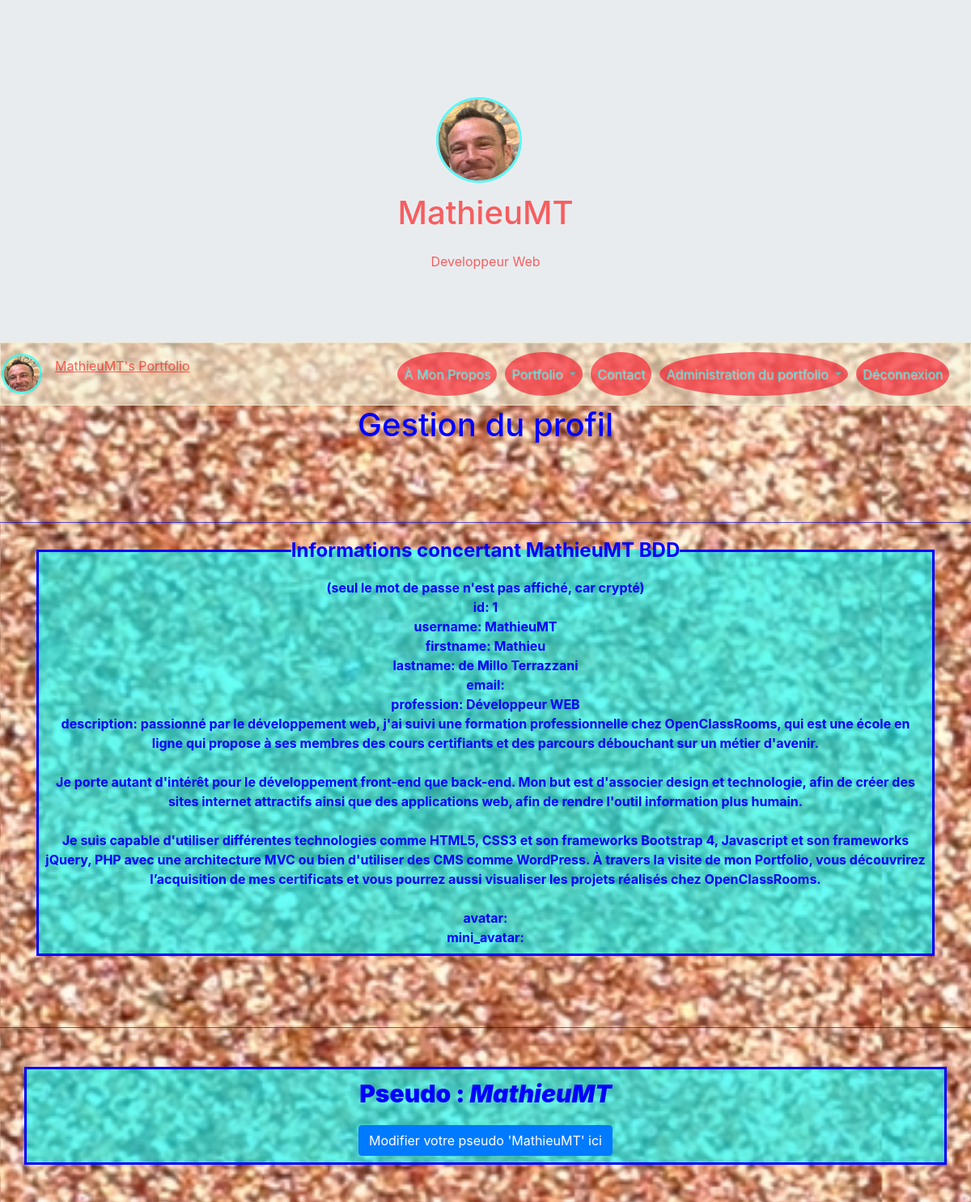
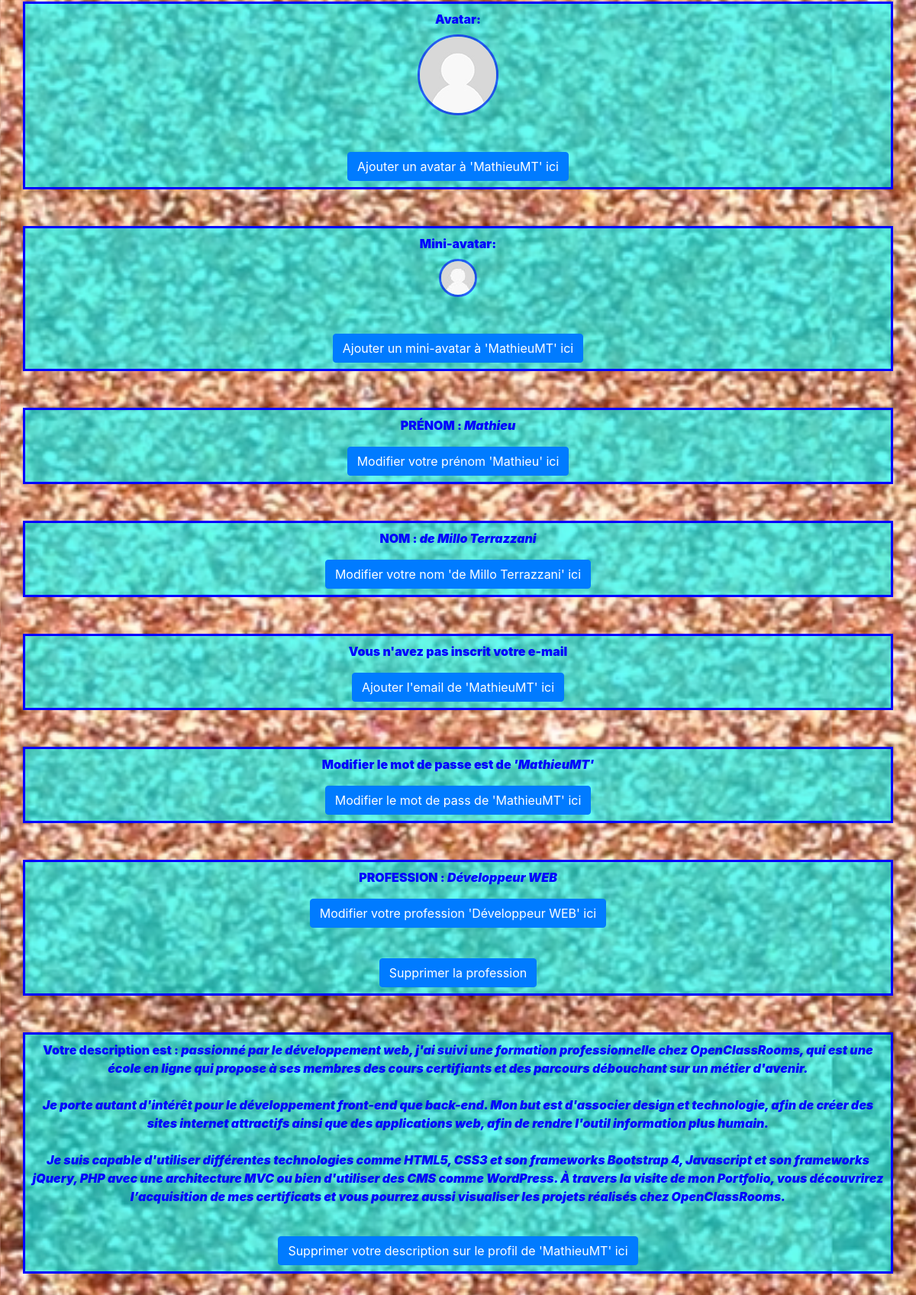
The page /index.php?action=adminProfile&id=1 (signed in) on the database its author committed (2 pictures, top to bottom).
### tables this page shows
CREATE TABLE `users` (
  `id` int(11) NOT NULL,
  `username` varchar(255) NOT NULL,
  `firstname` varchar(255) NOT NULL,
  `lastname` varchar(255) NOT NULL,
  `email` varchar(255) NOT NULL,
  `pass` text NOT NULL,
  `profession` varchar(255) NOT NULL,
  `description` longtext,
  `avatar` text NOT NULL,
  `mini_avatar` text NOT NULL
);

### Controllers/Backend/AdminProfileController.php (called while the page is built, shortened)
<?php
require_once 'Models/Frontend/AdminProfileManager.php';
class AdminProfileController {
    private $_adminProfile;
    public function __construct() {
        $this->_adminProfile = new AdminProfileManager();
    }
    public function showAdminProfile($userId) {
        $user = $this->_adminProfile->getUser($userId);
        $view = new ViewBackEnd('adminProfileView');
        $view->generate(['user' => $user]);
    }
}

### index.php (called while the page is built, shortened)
<?php
$rooter = new Rooter();
$rooter->rooterRequest();

### Models/Frontend/AdminProfileManager.php (called while the page is built, shortened)
<?php
require_once 'Models/Frontend/User.php';
require_once 'Models/Model.php';
class AdminProfileManager extends Model{
    public function getUser($userId) {
        $sql ='SELECT * FROM users WHERE id = ?';
        $user = $this->executeRequest($sql, array($userId));
        if ($user->rowCount() > 0)
            return new User($user->fetch());
        else
            throw new Exception("Aucun utilisateur ne correspond à l'identifiant '$userId'");
    }
}

### Models/Model.php (called while the page is built)
<?php
class Model {
    private $db;
    protected function executeRequest($sql, $params = null) {
       if ($params == null) {
            $result = $this->dbConnect()->query($sql);
        }
        else {
            $result = $this->dbConnect()->prepare($sql);
            $result->execute($params);
        }
        return $result;
    }
    private function dbConnect() {
        if ($this->db == null) {
            $this->db = new PDO('mysql:host=localhost; dbname=myPortfolio;charset=utf8', 'root', 'root', array(PDO::ATTR_ERRMODE => PDO::ERRMODE_EXCEPTION));
        }
        return $this->db;
    }
}

### Models/Frontend/User.php (called while the page is built, shortened)
<?php
class User {
    private $_id,$_username,$_firstname,$_lastname,$_email,$_pass,$_profession,$_description,$_avatar,$_mini_avatar;
    public function hydrate(array $data) {
        foreach ($data as $key => $value) {
            $method = 'set' . ucfirst($key);
        }
    }
    public function id() { return $this->_id; }
    public function username() { return $this->_username;}
    public function firstname() { return $this->_firstname;}
    public function lastname() { return $this->_lastname;}
    public function email() { return $this->_email;}
    public function profession() { return $this->_profession;}
    public function description() { return $this->_description;}
    public function avatar() { return $this->_avatar;}
    public function mini_avatar() { return $this->_mini_avatar;}
    public function setId($id) {
        $id = (int) $id;
        if ($id > 0) {
            $this->_id = $id;
        }
    }
    public function setUsername($username) {
        if(is_string($username)) {
            $this->_username = $username;
        }
    }
    public function setFirstname($firstname) {
        if(is_string($firstname)) {
            $this->_firstname = $firstname;
        }
    }
    public function setLastname($lastname) {
        if(is_string($lastname)) {
            $this->_lastname = $lastname;
        }
    }
    public function setEmail($email) {
        if(is_string($email)) {
            $this->_email = $email;
        }
    }
    public function setProfession($profession) {
        if (is_string($profession)) {
            $this->_profession = $profession;
        }
    }
    public function setDescription($description) {
        if (is_string($description)) {
            $this->_description = $description;
        }
    }
    public function setAvatar($avatar) {
        if (is_string($avatar)) {
            $this->_avatar = $avatar;
        }
    }
    public function setMini_avatar($mini_avatar) {
        if (is_string($mini_avatar)) {
            $this->_mini_avatar = $mini_avatar;
        }
    }
}

### Views/Backend/adminProfileView.php (the view, shortened to what this page needs)
<?php
if (isset($_SESSION['id'])){
?>
<h1 class="text-center titlePage"><?= $this->title = 'Gestion du profil' ?></h1>
<br />
<br />
<br />
<hr class="hr"/>
<div class="container">
    <div class="row text-center">
          <div class="col-12">
               <fieldset class="border p-2 bgColor">
                       <legend  class="w-auto">Informations concertant <?= $user->username(); ?> BDD</legend>
                           <span>(seul le mot de passe n'est pas affiché, car crypté)</span><br />
                            id: <?= $user->id(); ?><br />
                            username: <?= $user->username(); ?><br />
                            firstname: <?= $user->firstname(); ?><br />
                            lastname: <?= $user->lastname(); ?><br />
                            email: <?= $user->email(); ?><br />
                            profession: <?= $user->profession(); ?><br />
                            description: <?= $user->description(); ?><br />
                            avatar: <?= $user->avatar(); ?><br />
                            mini_avatar: <?= $user->mini_avatar(); ?><br />
              </fieldset>
            </div>
    </div>
</div>
<br />
<br />
<br />
<hr class="hr"/>
<div class="container mt-5 mb-5">
   <div class="row text-center">
        <div class="col-12 border bgColor p-2" id="username"><span class="username_profile"><b>Pseudo : <i><?= $user->username(); ?></i></b></span><br />
                <button class="btn_update_username_profile btn btn-primary mx-auto mt-3" >Modifier votre pseudo <?= '\'' . $user->username() . '\'' ?> ici</button><br />
        </div>
   </div>
</div>
<?php
    if (empty($user->avatar()))
    {
?>
<div class="container">
   <div class="row text-center">
        <div class="col-12 border bgColor p-2" id="avatar">
                <label><b>Avatar: </b></label><br /><img class="avatar_profile" src="Content/img/users/avatars/no_avatar.jpg" alt="avatar" /><br />
                <button class="btn_update_avatar_profile btn btn-primary mx-auto mt-5" >Ajouter un avatar à <?= '\'' . $user->username() . '\'' ?> ici</button><br />
        </div>
     </div>
</div>
<?php
    }
?>
<?php
    if (empty($user->mini_avatar()))
    {
?>
<div class="container mt-5">
   <div class="row text-center">
        <div class="col-12 border bgColor p-2" id="mini_avatar">
                <label><b>Mini-avatar: </b></label><br /><img class="mini_avatar_profile" src="Content/img/users/mini_avatars/no_mini_avatar.jpg" alt="avatar" /><br />
                <button class="btn_update_mini_avatar_profile btn btn-primary mx-auto mt-5" >Ajouter un mini-avatar à <?= '\'' . $user->username() . '\'' ?> ici</button><br />
        </div>
     </div>
</div>
<?php
    }
?>
<div class="container mt-5 mb-5">
   <div class="row text-center">
        <div class="col-12 border bgColor p-2" id="firstname"><span class="firstname_profile"><b>PRÉNOM : <i><?= $user->firstname(); ?></i></b></span><br />
                <button class="btn_update_firstname_profile btn btn-primary mx-auto mt-3" >Modifier votre prénom <?= '\'' . $user->firstname() . '\'' ?> ici</button><br />
        </div>
   </div>
</div>
<div class="container mt-5 mb-5">
   <div class="row text-center">
        <div class="col-12 border bgColor p-2" id="lastname"><span class="lastname_profile"><b>NOM : <i><?= $user->lastname(); ?></i></b></span><br />
                <button class="btn_update_lastname_profile btn btn-primary mx-auto mt-3" >Modifier votre nom <?= '\'' . $user->lastname() . '\'' ?> ici</button><br />
        </div>
   </div>
</div>
<?php
    if (empty($user->email()))
    {
?>
<div class="container mt-5 mb-5">
   <div class="row text-center">
        <div class="col-12 border bgColor p-2" id="email"><span class="email_profile"><b>Vous n'avez pas inscrit votre e-mail</i></b></span><br />
                <button class="btn_update_email_profile btn btn-primary mx-auto mt-3" >Ajouter l'email de <?= '\'' . $user->username() . '\'' ?> ici</button><br />
        </div>
   </div>
</div>
<?php
    }
?>
<div class="container mt-5 mb-5">
   <div class="row text-center">
        <div class="col-12 border bgColor p-2" id="pass"><span><b>Modifier le mot de passe est de <i><?= '\'' . $user->username() . '\'' ?></i></b></span><br />
                <button class="btn_update_pass_profile btn btn-primary mx-auto mt-3" >Modifier le mot de pass de <?= '\'' . $user->username() . '\'' ?> ici</button><br />
        </div>
   </div>
</div>
<?php
    if (empty($user->profession()))
    {
?>
<div class="container mt-5 mb-5">
   <div class="row text-center">
        <div class="col-12 border bgColor p-2" id="profession"><span class="profession_profile"><b>PROFESSION : <i><?= $user->profession(); ?></i></b></span><br />
                <button class="btn_update_profession_profile btn btn-primary mx-auto mt-3" >Modifier votre profession <?= '\'' . $user->profession() . '\'' ?> ici</button><br />
            <div class="popup_update_profession_profile">
                <p><span class="btn_closePopupProfession">&times;</span></p>
                <h4><u>AJOUTER VOTRE PROFESSION <?= '\'' . $user->profession() . '\'' ?></u></h4>
                <form method="POST" action="index.php?action=profileProfession&id=<?= $user->id() ?>" >
                    <tr>
                        <td>
                            <label class="label_update_profession" for="newlastname">Ajouter votre profession <?= '\'' . $user->profession() . '\'' ?> : </label>
                        </td>
                        <td>
                            <input type="text" placeholder="Votre nouvelle profession" id="newprofession" name="newprofession" size="30" class="input_profession btn btn-primary mx-auto mt-3" />
                        </td>
                    </tr>
                    <tr>
                        <td colspan="2">
                        <br />
                            <input type="submit" value="Ajouter votre profession" id="btn_submit_update_profession_profile" name="btn_submit_update_profession_profile" class="btn btn-primary mx-auto mt-3" />
                        </td>
                        <td></td>
                    </tr>
                </form>
            </div>
        </div>
   </div>
</div>
<?php
    } else {
?>
<div class="container mt-5 mb-5">
    <div class="row text-center">
        <div class="col-12 border bgColor p-2" id="profession"><span class="profession_profile"><b>PROFESSION : <i><?= $user->profession(); ?></i></b></span><br />
                <button class="btn_update_profession_profile btn btn-primary mx-auto mt-3" >Modifier votre profession <?= '\'' . $user->profession() . '\'' ?> ici</button><br />
            <div class="popup_delete_profession_profil">
            <form method="post" action="index.php?action=profileDeleteProfession&id=<?= $user->id() ?>" enctype="multipart/form-data">
                    <tr>
                        <td colspan="2">
                            <br />
                            <input type="submit" value="Supprimer la profession" name="btn_submit_delete_profession_profile" class="input_avatar btn btn-primary mx-auto mt-3" />
                        </td>
                   </tr>
            </form>
            </div>
        </div>
   </div>
</div>
<?php
    }
?>
<?php
    if (empty($user->description()))
    {
?>
<div class="container mt-5 mb-5">
    <div class="row text-center">
        <div class="col-12 border bgColor p-2" id="description"><span><b>Vous n'avez pas encore de description</b></span><br />
                <button class="btn_update_description_profile btn btn-primary mx-auto mt-3" >Ajouter une description au profil de <?= '\'' . $user->username() . '\'' ?> ici</button><br />
            <div class="popup_update_description_profile">
                <p><span class="btn_closePopupDescription">&times;</span></p>
                <h4><u>AJOUT D'UNE DESCRIPTION À <?= '\'' . $user->username() . '\'' ?></u></h4>
                <form method="POST" action="index.php?action=profileDescription&id=<?= $user->id() ?>" >
                    <tr>
                        <td>
                            <label class="label_update_description" for="newDescription">Ajouter votre description : </label>
                        </td>
                        <td>
                            <textarea id="newDescription" name="newDescription" placeholder="Votre nouvelle description" ROWS="4" COLS="40"><?= $user->description() ?></textarea>
                        </td>
                    </tr>
                    <tr>
                        <td colspan="2">
                        <br />
                            <input type="submit" value="Mettre à jour" id="btn_submit_update_description_profile" name="btn_submit_update_description_profile" class="btn btn-primary mx-auto mt-3" />
                        </td>
                        <td></td>
                    </tr>
                </form>
            </div>
        </div>
   </div>
</div>
<?php
    } else {
?>
<div class="container mt-5 mb-5">
    <div class="row text-center">
        <div class="col-12 border bgColor p-2" id="description"><span><b>Votre description est : <i><?= $user->description() ?></i></b></span><br />
                <button class="btn_delete_description_profile btn btn-primary mx-auto mt-3" >Supprimer votre description sur le profil de <?= '\'' . $user->username() . '\'' ?> ici</button><br />
        </div>
   </div>
</div>
<?php
    }
?>
<?php
}
else{
    header('Location: index.php?action=about');
}
?>

### Content/CSS/style.css (style rules this page uses)
html, body { height: 100%; }
html { overflow-x: hidden; }
body { margin: 0; padding: 0; background-image: url("../img/sand.png"); background-size: contain; background-repeat: repeat; }
.titlePage { color: rgb(0,0,255); }
.hr { background-color: rgba(0,0,255,0.6); }
.username_profile { font-size: 30px; }
.avatar_profile { border: 3px solid rgba(0,0,255,0.6); border-radius: 50%; }
.mini_avatar_profile { border: 3px solid rgba(0,0,255,0.6); border-radius: 50%; }
.border { border: 3px solid rgb(0,0,255)!important; color: rgb(0,0,255)!important; }
fieldset.border { border: 3px solid rgb(0,0,255)!important; color: rgb(0,0,255)!important; }
.bgColor { background-color: rgba(0,255,255,0.6); }

### rows shown on the page
users: username "MathieuMT", id "1", firstname "Mathieu", lastname "de Millo Terrazzani", profession "Développeur WEB", description "passionné par le développement web, j'ai suivi une formation professionnelle chez OpenClassRooms, qui est une école en ligne qui propose à ses membres des cours certifiants et des parcours débouchant sur un métier d'avenir. Je porte autant d'intérêt pour le développement front-end que back-end. Mon but est d'associer design et technologie, afin de créer des sites internet attractifs ainsi que des applications web, afin de rendre l'outil information plus humain. Je suis capable d'utiliser différentes technologies comme HTML5, CSS3 et son frameworks Bootstrap 4, Javascript et son frameworks jQuery, PHP avec une architecture MVC ou bien d'utiliser des CMS comme WordPress. À travers la visite…"

### other values the page prints
$this->title = 'Gestion du profil' "Gestion du profil"
